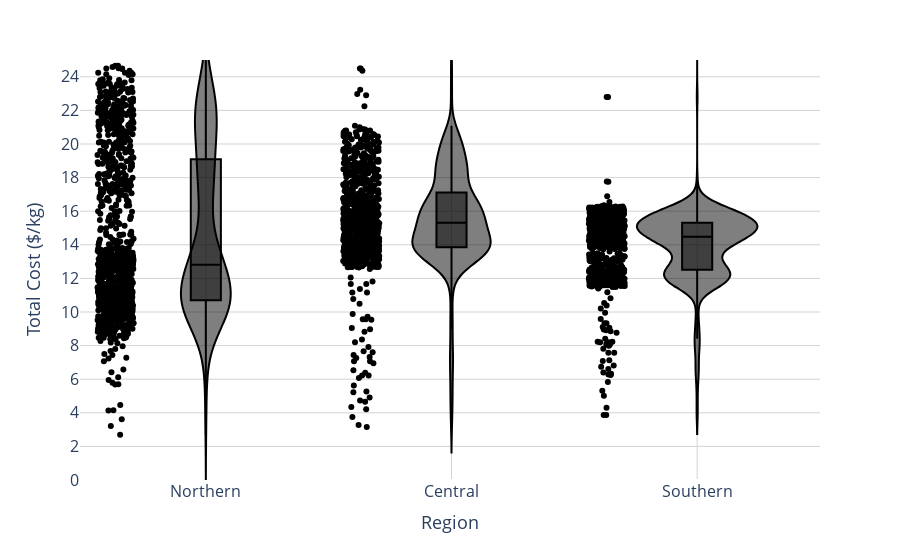

The code cell stored with this chart in its notebook:
### Markdown cell above
## Violin plot

### Code cell
import geopandas as gpd
import pandas as pd
import plotly.express as px

# Load the GeoJSON files for Northern, Central, and Southern regions
gdf_Northern = gpd.read_file(r'C:\Users\lukas\OneDrive - Imperial College London\0_Thesis\0relevant_repositories\GeoH2 Case Study Laos\Resources\0Spatial\ratio_total\Northern\hex_cost_components.geojson')
gdf_Central = gpd.read_file(r'C:\Users\lukas\OneDrive - Imperial College London\0_Thesis\0relevant_repositories\GeoH2 Case Study Laos\Resources\0Spatial\ratio_total\Central\hex_cost_components.geojson')
gdf_Southern = gpd.read_file(r'C:\Users\lukas\OneDrive - Imperial College London\0_Thesis\0relevant_repositories\GeoH2 Case Study Laos\Resources\0Spatial\ratio_total\Southern\hex_cost_components.geojson')

# Create a DataFrame for each region
df_Northern = pd.DataFrame({
    'Region': 'Northern',
    'Cost': gdf_Northern['Northern pipeline total cost']
})

df_Central = pd.DataFrame({
    'Region': 'Central',
    'Cost': gdf_Central['Central pipeline total cost']
})

df_Southern = pd.DataFrame({
    'Region': 'Southern',
    'Cost': gdf_Southern['Southern pipeline total cost']
})

# Combine the data for all regions into one DataFrame
violin_data = pd.concat([df_Northern, df_Central, df_Southern], ignore_index=True)

# Create the violin plot with Plotly Express
fig = px.violin(violin_data, x='Region', y='Cost', box=True, points='all', color_discrete_sequence=['black'])

# Customize the layout with a cleaner design
fig.update_layout(
    xaxis_title="Region",
    yaxis_title="Total Cost ($/kg)",
    xaxis_title_font=dict(size=18),
    yaxis_title_font=dict(size=18),
    xaxis=dict(
        tickfont=dict(size=16),
        showgrid=True,
        gridcolor='lightgray'
    ),
    yaxis=dict(
        tickfont=dict(size=16),
        showgrid=True,
        gridcolor='lightgray',
        gridwidth=1,
        range=[0, 25],  # Adjust the y-axis limit based on your data
        nticks=20
    ),
    plot_bgcolor='white',
    paper_bgcolor='white',
    showlegend=False  # Remove the legend for clarity
)

# Show the plot
fig.show()

### Figure 1 — Plotly figure (JSON) as saved in the notebook; plotly's stock layout.template omitted (floating-point values rounded to 4 significant figures; data arrays with more than 128 entries replaced by an {"elided": "..."} marker saying what was removed)
{"data": [{"alignmentgroup": "True", "box": {"visible": true}, "hovertemplate": "Region=%{x}<br>Cost=%{y}<extra></extra>", "legendgroup": "", "marker": {"color": "black"}, "name": "", "offsetgroup": "", "orientation": "v", "points": "all", "scalegroup": "True", "showlegend": false, "type": "violin", "x": {"elided": "3408 str values"}, "x0": " ", "xaxis": "x", "y": {"elided": "3408 float values"}, "y0": " ", "yaxis": "y"}], "layout": {"legend": {"tracegroupgap": 0}, "margin": {"t": 60}, "paper_bgcolor": "white", "plot_bgcolor": "white", "showlegend": false, "violinmode": "group", "xaxis": {"anchor": "y", "domain": [0, 1], "gridcolor": "lightgray", "showgrid": true, "tickfont": {"size": 16}, "title": {"font": {"size": 18}, "text": "Region"}}, "yaxis": {"anchor": "x", "domain": [0, 1], "gridcolor": "lightgray", "gridwidth": 1, "nticks": 20, "range": [0, 25], "showgrid": true, "tickfont": {"size": 16}, "title": {"font": {"size": 18}, "text": "Total Cost ($/kg)"}}}}
